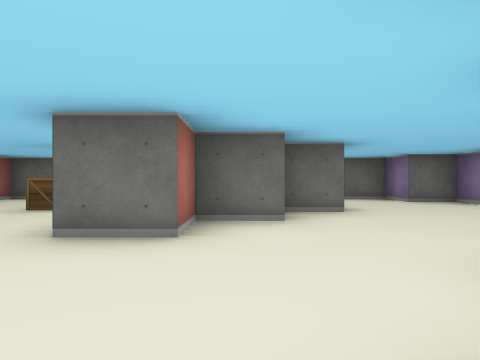
[1] (above)

16 first-person views from a walk through a cub3D maze. The camera is about half as high as the walls, looks level and sees 75° across. The floor is counted in squares. Each view is taken from the middle of a square. On the plan, view 1 faces up. The plan holds only what a view shows up to about 9 squares ahead; the rest is blank.

[2]
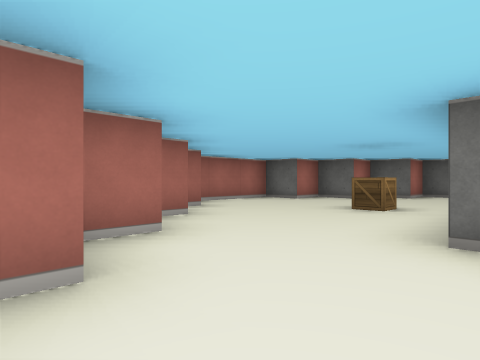

[3]
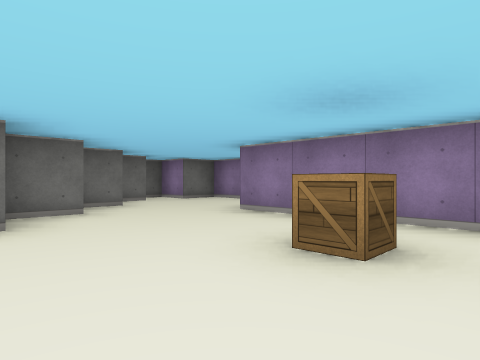

[4]
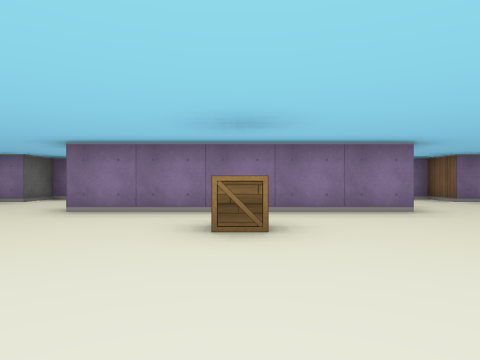

[5]
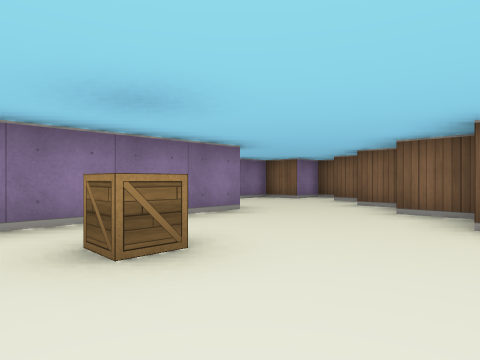

[6]
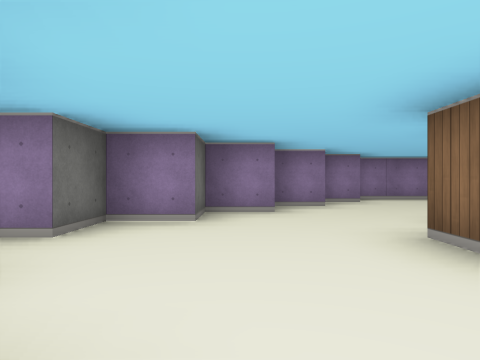

[7]
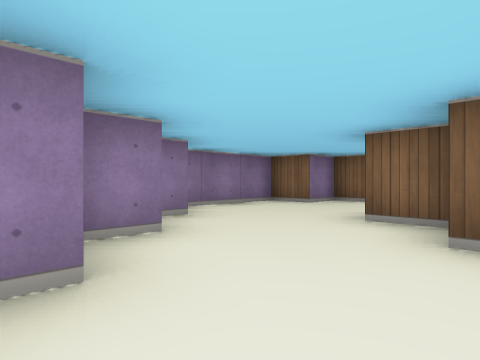

[8]
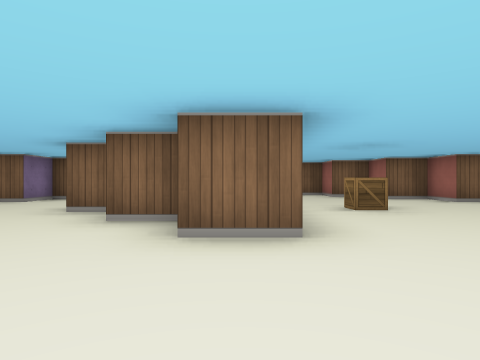

[9]
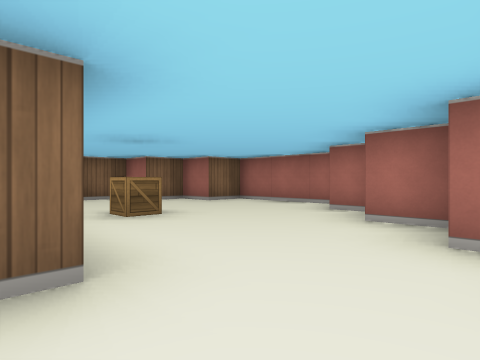

[10]
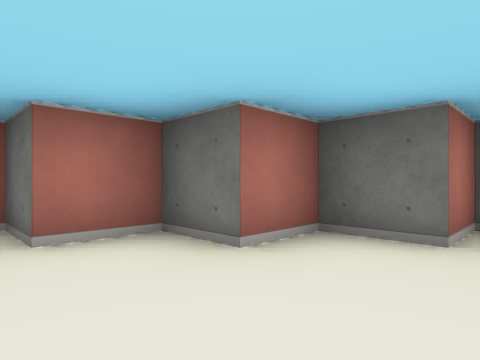

[11]
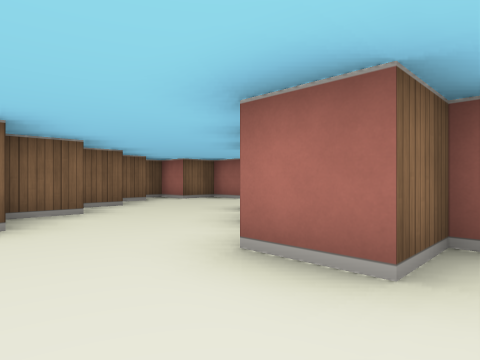

[12]
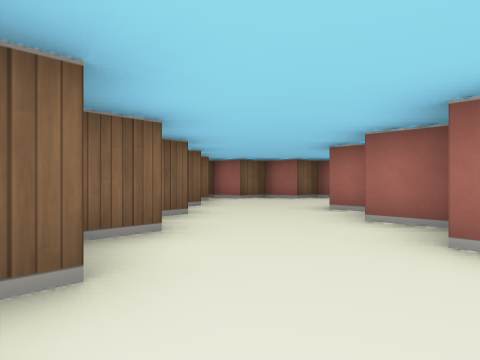

[13]
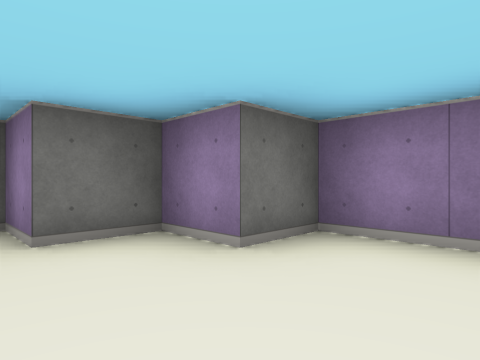

[14]
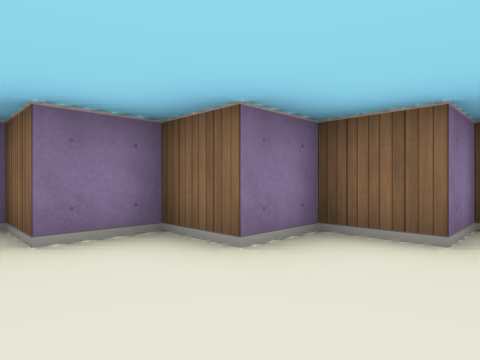

[15]
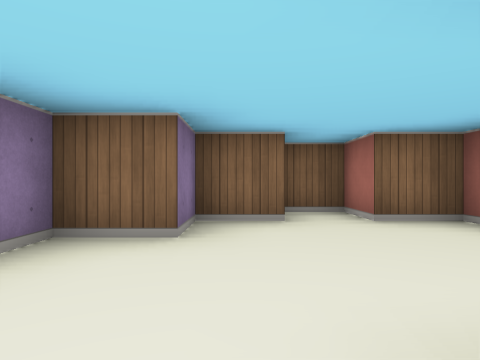

[16]
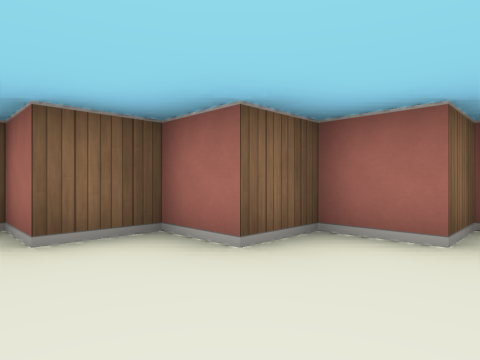

### Floor plan
Points are (right, up) in squares from view 1. A wall is a line through its corners. A room is listed if a view was taken in it or the views show most of it. See-through windows are left out.
Room 1 (views 1, 2, 3, 4, 5, 6, 7, 8, 9, 10, 11, 12, 13, 14, 15, 16)
walls: (-0.4, 6.5) (0.5, 6.5); (0.5, 5.5) (1.5, 5.5) (1.5, 4.5) (0.5, 4.5) (0.5, 3.5) (-0.5, 3.5) (-0.5, 2.5) (-1.5, 2.5) (-1.5, 7.5) (-0.5, 7.5); (1.5, 8.5) (1.5, 9.5) (0.5, 9.5) (0.5, 10.5) (-0.5, 10.5) (-0.5, 11.5) (-1.5, 11.5) (-1.5, 10.5) (-2.5, 10.5) (-2.5, 9.5) (-3.5, 9.5) (-3.5, 8.5) (-4.5, 8.5) (-4.5, 7.5) (-5.5, 7.5) (-5.5, 6.5) (-6.5, 6.5) (-6.5, 3.5) (-5.5, 3.5) (-5.5, 2.5) (-4.5, 2.5) (-4.5, 1.5) (-3.5, 1.5) (-3.5, 0.5) (-2.5, 0.5) (-2.5, -0.5) (-1.5, -0.5) (-1.5, -1.5) (-0.5, -1.5) (-0.5, -0.5) (0.5, -0.5) (0.5, 0.5) (1.5, 0.5) (1.5, 1.5) (2.5, 1.5) (2.5, 2.5) (3.5, 2.5) (3.5, 3.5) (4.5, 3.5) (4.5, 6.5) (3.5, 6.5) (3.5, 7.5) (2.5, 7.5) (2.5, 8.5)
objects: crate (-3, 5)

Positions as (right, up) in squares from view 1, and headings:
1: (0, 0), facing up
2: (-1, 0), facing up-left
3: (-5, 4), facing up-right
4: (-6, 5), facing right
5: (-5, 6), facing down-right
6: (-3, 9), facing right
7: (0, 9), facing down-right
8: (-1, 10), facing down
9: (-1, 9), facing down-left
10: (-1, 8), facing up-left
11: (3, 6), facing down-left
12: (4, 5), facing down-left
13: (2, 5), facing up-right
14: (0, 3), facing down-right
15: (0, 3), facing down
16: (-3, 4), facing down-left
